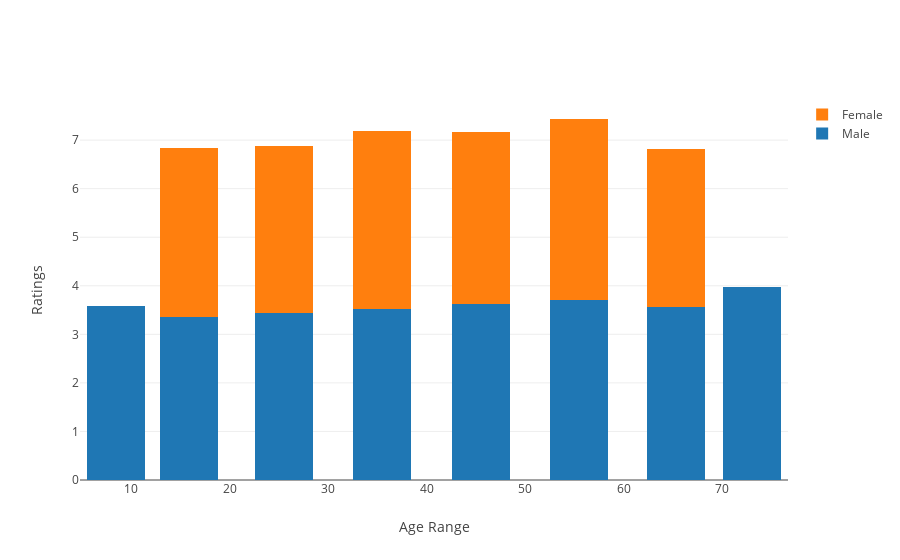

Notebook code cell kept with this figure:
### Code cell
trace0 = Bar(
            x = agegender_user.age,
            y = agegender_user.rating.M,
            name = 'Male'
            )
trace1 = Bar(
            x = agegender_user.age,
            y = agegender_user.rating.F,
            name = 'Female')
data = [trace0 , trace1]
layout = dict(xaxis = dict(title = 'Age Range'),
              yaxis = dict(title = 'Ratings'),
              barmode = 'stack')
fig = dict(data = data, layout = layout)
plot.iplot(fig, 'Gender ratings Age analysis')

### Figure 1 — Plotly figure (JSON) as saved in the notebook; plotly's stock layout.template omitted (floating-point values rounded to 4 significant figures)
{"data": [{"name": "Male", "type": "bar", "x": [15.89, 25.5, 35.5, 45.5, 55.5, 65.33, 8.5, 73], "y": [3.349, 3.447, 3.523, 3.632, 3.716, 3.573, 3.577, 3.982]}, {"name": "Female", "type": "bar", "x": [15.89, 25.5, 35.5, 45.5, 55.5, 65.33, 8.5, 73], "y": [3.498, 3.433, 3.665, 3.54, 3.719, 3.25, null, null]}], "layout": {"barmode": "stack", "xaxis": {"title": "Age Range"}, "yaxis": {"title": "Ratings"}}}
